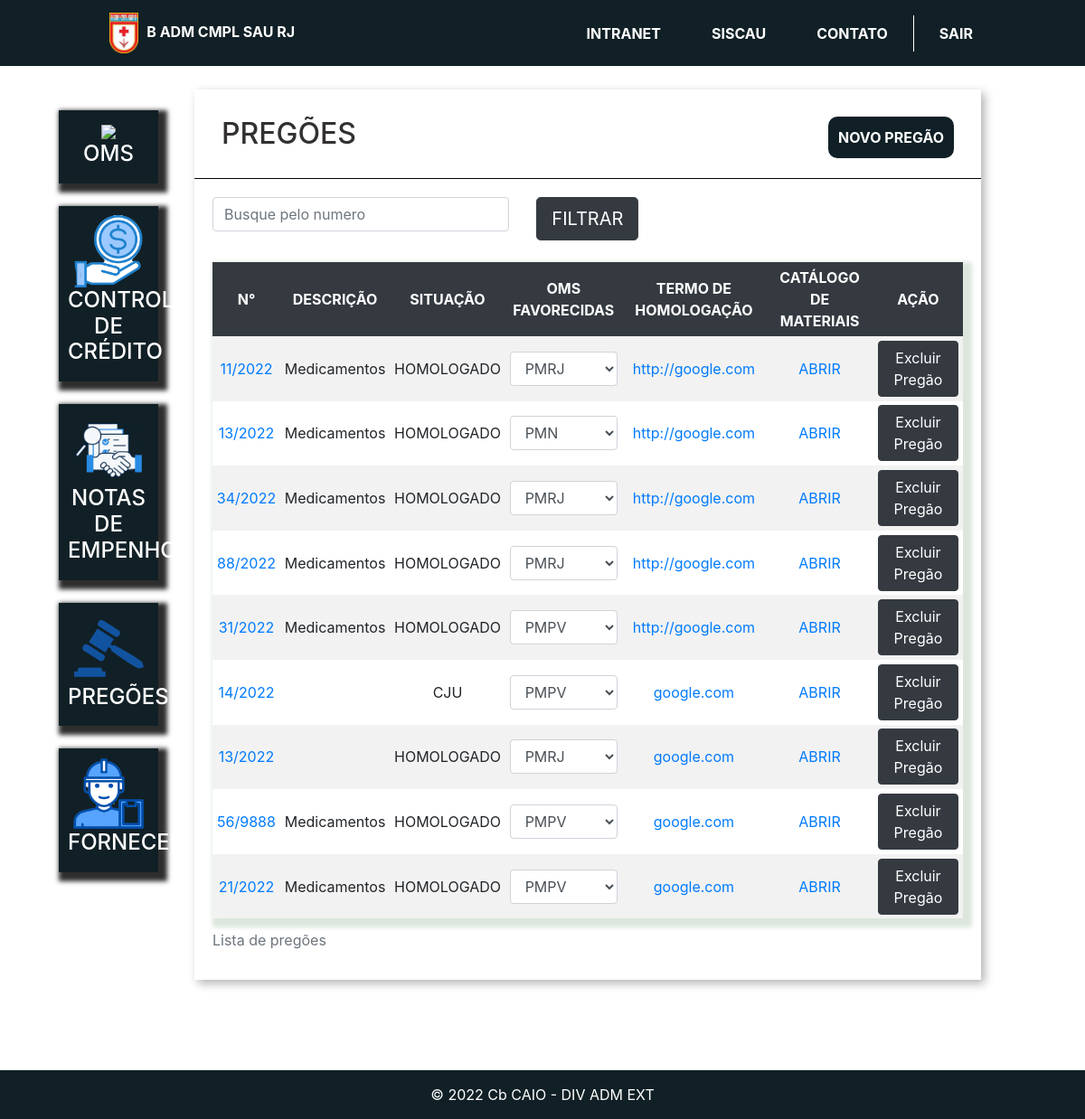
Page /pregoes/ (signed in) on the committed database.
### plataforma/models.py (models this page shows, shortened)
class Pregao(models.Model):
    SITUACAO_CHICES = (
    ('HOMOLOGADO','HOMOLOGADO'),
    ('CJU','CJU'),
    )
    saldo_homologado = models.FloatField()
    pregao = models.CharField(max_length=7, null=False, blank=False)
    situacao = models.CharField(max_length=20, choices=SITUACAO_CHICES)
    descrição = models.CharField(max_length=200, null=False, blank=False)
    oms_favorecidas = models.ManyToManyField(Om)
    termo_homolocao = models.URLField()
    catalago = models.FileField(upload_to='catalago', null=True, blank=True)

### plataforma/views.py (the view)
# urls.py: path('pregoes/', views.pregoes, name='pregoes'),
@login_required(login_url='/auth/logar/')
def pregoes(request):
    pregoes = Pregao.objects.all()
    oms = Om.objects.all()
    return render(request, 'pregoes.html', {'pregoes': pregoes, 'oms': oms})

### plataforma/models.py (called while the page is built)
    def __str__(self):
        return self.sigla

### plataforma/templates/pregoes.html (shortened to what this page needs)
{% extends 'base_plataforma.html' %}
{% load static %}
{% block 'plataforma' %}
    <div class="wrapper">
        <div class="box">
            <div class="header-box">
                <h2 class="titulo">PREGÕES</h2>
                <button type="button" class="btn btn-conteudo bg-fundo" data-toggle="modal" data-target="#modal">
                    NOVO PREGÃO
                </button>            </div>
            <div class="borda-box"></div>
            <div class="body-box">
                <form action='#' method='GET'> {% csrf_token %}
                <div class="row">
                        <div class="col-md-5">
                            <input type="text" placeholder="Busque pelo numero" class="form-control" name="nome">
                        </div>
                    <div class="col-md-3">
                        <input type="submit" value="FILTRAR" class="btn btn-lg btn-dark ">
                    </div>
                </div>
                </form>
                <br>
                <table class="tabela table-striped table-hover table-sm ">
                    <caption>Lista de pregões</caption>
                    <thead class='table-dark'>
                       <tr >
                        <th>N°</th>
                        <th>DESCRIÇÃO</th>
                        <th>SITUAÇÃO</th>
                        <th>OMS FAVORECIDAS</th>
                        <th>TERMO DE HOMOLOGAÇÃO</th>
                        <th>CATÁLOGO DE MATERIAIS</th>
                        <th>AÇÃO</th>
                    </tr>
                    </thead>
                    <tbody>
                        {% for pregao in pregoes %}
                        <tr>
                            <td><a href="{% url 'capacidade_empenho' pregao.id%}">{{pregao.pregao}}</a> </td>
                            <td>{{pregao.descrição}}</td>
                            <td>
                                {{pregao.situacao}}
                            </td>
                            <td>
                                <select class="form-control">
                                    {% for oms in pregao.oms_favorecidas.all %}
                                    <option>{{ oms }}</option>
                                    {% endfor %}
                                </select>
                            </td>
                            <td>
                                <a href="{{pregao.termo_homolocao}}" target='_blank'>{{pregao.termo_homolocao}}</a>
                            </td>
                            <td>
                                {% if pregao.catalago %}
                                <a href="{{pregao.catalago.url}}" target='_blank'>ABRIR</a>
                                {% else %}
                                <a href="#">----</a>
                                {% endif %}
                            </td>
                            <td>
                                <a href="{% url 'deletar_pregao' pregao.id %}" class="btn btn-dark ">Excluir Pregão</a>
                            </td>
                        </tr>
                        {% endfor %}
                    </tbody>
                </table>
            </div>
        </div>
    </div>
        </div>
{% endblock 'plataforma' %}

### templates/static/autenticacao/css/style.css (style rules this page uses)
* { margin: 0; box-sizing: border-box; padding: 0; }
.body-branco { background: white; }
.bg-fundo { background-color: #112026 !important; color: white; }
table { box-shadow: 5px 5px 5px 5px rgb(220, 230, 220); text-align: center; }

### templates/static/plataforma/css/plataforma.css (style rules this page uses)
.titulo { color: #27DB8F; }

### templates/static/plataforma/css/empresas.css (style rules this page uses)
.wrapper { margin-top: 3%; display: flex; flex-direction: row; justify-content: center; align-items: center; }
.box { width: 80vw; background: #fff; box-shadow: 4px 4px 10px rgba(0,0,0,.3); margin-bottom: 100px; }
.titulo { display: inline; text-align: center; color: rgb(51, 48, 48); align-items: center; justify-content: center; }
.btn-conteudo { float: right; text-decoration: none; padding: 10px; border-radius: 10px; font-weight: bold; }
.header-box { padding: 30px; }
.borda-box { border-top: 1px solid black; }
.body-box { padding: 20px; }
.tabela { width: 100%; margin-top: 0px; }

### rows in the picture
Pregao: pregao "11/2022", descrição "Medicamentos", situacao "HOMOLOGADO", termo_homolocao "http://google.com"
Pregao: pregao "13/2022", descrição "Medicamentos", situacao "HOMOLOGADO", termo_homolocao "http://google.com"
Pregao: pregao "34/2022", descrição "Medicamentos", situacao "HOMOLOGADO", termo_homolocao "http://google.com"
Pregao: pregao "88/2022", descrição "Medicamentos", situacao "HOMOLOGADO", termo_homolocao "http://google.com"
Pregao: pregao "31/2022", descrição "Medicamentos", situacao "HOMOLOGADO", termo_homolocao "http://google.com"
Pregao: pregao "14/2022", situacao "CJU", termo_homolocao "google.com"
Pregao: pregao "13/2022", situacao "HOMOLOGADO", termo_homolocao "google.com"
Pregao: pregao "56/9888", descrição "Medicamentos", situacao "HOMOLOGADO", termo_homolocao "google.com"
Pregao: pregao "21/2022", descrição "Medicamentos", situacao "HOMOLOGADO", termo_homolocao "google.com"

### other values in the picture
form field value "PMRJ"
form field value "PMN"
form field value "PMPV"
